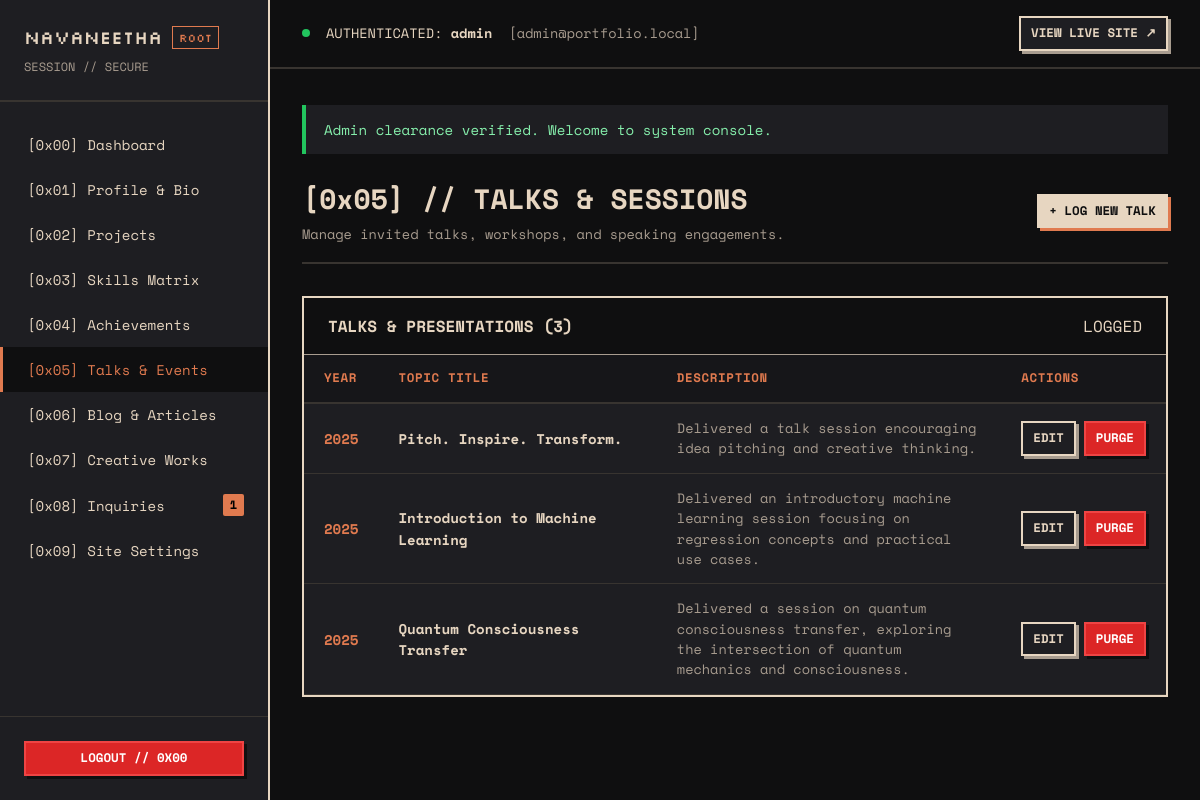
The app's page /admin/talks.php (signed in) with its own data.
### tables this page shows
CREATE TABLE IF NOT EXISTS `talks` (
    `id` INT UNSIGNED AUTO_INCREMENT PRIMARY KEY,
    `title` VARCHAR(255) NOT NULL,
    `description` TEXT NOT NULL,
    `year` VARCHAR(50) NOT NULL,
    `video_thumbnail` VARCHAR(255) NULL,
    `video_url` VARCHAR(255) NULL,
    `display_order` INT DEFAULT 0,
    `created_at` TIMESTAMP DEFAULT CURRENT_TIMESTAMP,
    INDEX `idx_talks_order` (`display_order`)
);

### includes/db_queries.php (called while the page is built, shortened)
<?php
function get_talks_list(): array {
    try {
        $db = get_db();
        return $db->query("SELECT * FROM talks ORDER BY display_order ASC, id DESC")->fetchAll();
    } catch (PDOException $e) {
        return [];
    }
}

### includes/functions.php (called while the page is built, shortened)
<?php
function e(?string $value): string {
    return htmlspecialchars($value ?? '', ENT_QUOTES | ENT_SUBSTITUTE, 'UTF-8');
}
function csrf_token(): string {
    return $_SESSION['csrf_token'];
}

### admin/talks.php (the view, shortened to what this page needs)
<?php
require_once __DIR__ . '/includes/admin_header.php';
$action = $_GET['action'] ?? 'list';
$talkId = isset($_GET['id']) ? (int) $_GET['id'] : 0;
$talk = null;
$allTalks = get_talks_list();
?>
<div class="page-header">
    <div>
        <h1 class="page-title">[0x05] // TALKS &amp; SESSIONS</h1>
        <p style="font-family: var(--font-mono); font-size: 0.85rem; color: var(--clr-stone); margin-top: 4px;">
            Manage invited talks, workshops, and speaking engagements.
        </p>
    </div>
    <div>
        <?php if ($action === 'list'): ?>
            <a href="/admin/talks.php?action=create" class="btn btn-primary btn-sm">+ LOG NEW TALK</a>
        <?php else: ?>
            <a href="/admin/talks.php" class="btn btn-secondary btn-sm">&larr; BACK TO LIST</a>
        <?php endif; ?>
    </div>
</div>
<?php if ($action === 'create' || $action === 'edit'): ?>
    <div class="form-card cut-corner">
        <h2 style="font-size: 1.3rem; margin-bottom: 24px; color: var(--clr-sand);">
            <?= $action === 'create' ? '+ LOG NEW SPEAKING SESSION' : 'EDIT SESSION: ' . e($talk['title']) ?>
        </h2>
        <form method="POST" action="/admin/talks.php?action=<?= $action ?><?= $talkId ? '&id=' . $talkId : '' ?>">
            <?= csrf_field() ?>
            <div class="form-grid">
                <div class="form-group form-full">
                    <label class="form-label" for="title">&gt; SESSION TITLE *</label>
                    <input type="text" id="title" name="title" class="form-control" value="<?= e($talk['title'] ?? '') ?>" required>
                </div>
                <div class="form-group">
                    <label class="form-label" for="year">&gt; YEAR *</label>
                    <input type="text" id="year" name="year" class="form-control" value="<?= e($talk['year'] ?? date('Y')) ?>" required>
                </div>
                <div class="form-group">
                    <label class="form-label" for="display_order">&gt; DISPLAY ORDER</label>
                    <input type="number" id="display_order" name="display_order" class="form-control" value="<?= (int) ($talk['display_order'] ?? 0) ?>">
                </div>
                <div class="form-group">
                    <label class="form-label" for="video_thumbnail">&gt; THUMBNAIL IMAGE URL</label>
                    <input type="text" id="video_thumbnail" name="video_thumbnail" class="form-control" placeholder="/talks/session.jpg" value="<?= e($talk['video_thumbnail'] ?? '') ?>">
                </div>
                <div class="form-group">
                    <label class="form-label" for="video_url">&gt; VIDEO RECORDING LINK</label>
                    <input type="url" id="video_url" name="video_url" class="form-control" placeholder="https://youtube.com/..." value="<?= e($talk['video_url'] ?? '') ?>">
                </div>
                <div class="form-group form-full">
                    <label class="form-label" for="description">&gt; SUMMARY OF TALK *</label>
                    <textarea id="description" name="description" class="form-control" rows="3" required><?= e($talk['description'] ?? '') ?></textarea>
                </div>
            </div>
            <div style="margin-top: 24px; display: flex; justify-content: flex-end; gap: 12px;">
                <a href="/admin/talks.php" class="btn btn-secondary">CANCEL</a>
                <button type="submit" class="btn btn-primary">SAVE SESSION &rarr;</button>
            </div>
        </form>
    </div>
<?php else: ?>
    <div class="table-card cut-corner">
        <div class="table-header">
            <span style="font-weight: bold; color: var(--clr-sand);">TALKS &amp; PRESENTATIONS (<?= count($allTalks) ?>)</span>
            <span class="binary-tag">LOGGED</span>
        </div>
        <table class="data-table">
            <thead>
                <tr>
                    <th>YEAR</th>
                    <th>TOPIC TITLE</th>
                    <th>DESCRIPTION</th>
                    <th>ACTIONS</th>
                </tr>
            </thead>
            <tbody>
                <?php foreach ($allTalks as $t): ?>
                    <tr>
                        <td style="font-family: var(--font-mono); color: var(--clr-terracotta); font-weight: bold;">
                            <?= e($t['year']) ?>
                        </td>
                        <td><strong><?= e($t['title']) ?></strong></td>
                        <td style="color: var(--clr-stone); font-size: 0.85rem; max-width: 400px;">
                            <?= e($t['description']) ?>
                        </td>
                        <td>
                            <div style="display: flex; gap: 8px;">
                                <a href="/admin/talks.php?action=edit&id=<?= (int)$t['id'] ?>" class="btn btn-secondary btn-sm">
                                    EDIT
                                </a>
                                <a href="/admin/talks.php?action=delete&id=<?= (int)$t['id'] ?>&csrf=<?= e(csrf_token()) ?>"
                                   class="btn btn-danger btn-sm"
                                   data-confirm="Delete talk '<?= e($t['title']) ?>'?">
                                    PURGE
                                </a>
                            </div>
                        </td>
                    </tr>
                <?php endforeach; ?>
            </tbody>
        </table>
    </div>
<?php endif; ?>
<?php require_once __DIR__ . '/includes/admin_footer.php'; ?>

### assets/css/admin.css (style rules this page uses)
:root { --clr-coal: #0F0F10; --clr-graphite: #1E1E22; --clr-sand: #E7D6C1; --clr-violet: #6E5A73; --clr-terracotta: #E07A4F; --clr-stone: #A89C8F; --clr-stone-dark: #383430; --font-mono: 'Space Mono', 'Courier New', monospace; --font-sans: 'Space Grotesk', -apple-system, BlinkMacSystemFont, sans-serif; --font-pixel: 'Silkscreen', 'Space Mono', monospace; --shadow-main: 5px 5px 0 var(--clr-terracotta); --shadow-soft: 4px 4px 0 var(--clr-coal); }
*, *::before, *::after { box-sizing: border-box; margin: 0; padding: 0; }
body { background-color: var(--clr-coal); color: var(--clr-sand); font-family: var(--font-sans); line-height: 1.5; min-height: 100vh; }
a { color: var(--clr-sand); text-decoration: none; }
h1, h2, h3, h4 { font-family: var(--font-mono); color: var(--clr-sand); }
.page-header { display: flex; align-items: center; justify-content: space-between; margin-bottom: 32px; border-bottom: 2px solid var(--clr-stone-dark); padding-bottom: 18px; flex-wrap: wrap; gap: 16px; }
.page-title { font-size: 1.75rem; }
.table-card { background: var(--clr-graphite); border: 2px solid var(--clr-sand); box-shadow: 6px 6px 0 var(--clr-coal); margin-bottom: 36px; overflow: hidden; }
.table-header { background: var(--clr-coal); padding: 16px 24px; border-bottom: 1px solid var(--clr-stone); display: flex; justify-content: space-between; align-items: center; font-family: var(--font-mono); }
.data-table { width: 100%; border-collapse: collapse; font-family: var(--font-mono); font-size: 0.88rem; }
.data-table th { text-align: left; padding: 14px 20px; background: rgba(15, 15, 16, 0.5); border-bottom: 2px solid var(--clr-stone-dark); color: var(--clr-terracotta); text-transform: uppercase; letter-spacing: 0.05em; font-size: 0.78rem; }
.data-table td { padding: 14px 20px; border-bottom: 1px solid var(--clr-stone-dark); color: var(--clr-sand); vertical-align: middle; }
.btn { display: inline-flex; align-items: center; gap: 8px; font-family: var(--font-mono); font-size: 0.85rem; font-weight: 700; text-transform: uppercase; padding: 10px 18px; cursor: pointer; border: 2px solid var(--clr-sand); transition: all 0.2s ease; user-select: none; }
.btn-primary { background: var(--clr-sand); color: var(--clr-coal); box-shadow: 3px 3px 0 var(--clr-terracotta); }
.btn-secondary { background: var(--clr-graphite); color: var(--clr-sand); box-shadow: 3px 3px 0 var(--clr-stone); }
.btn-danger { background: #DC2626; color: #fff; border-color: #EF4444; box-shadow: 3px 3px 0 var(--clr-coal); }
.btn-sm { padding: 6px 10px; font-size: 0.78rem; }

### records on screen
talks: year "2025", title "Pitch. Inspire. Transform.", description "Delivered a talk session encouraging idea pitching and creative thinking."
talks: year "2025", title "Introduction to Machine Learning", description "Delivered an introductory machine learning session focusing on regression concepts and practical use cases."
talks: year "2025", title "Quantum Consciousness Transfer", description "Delivered a session on quantum consciousness transfer, exploring the intersection of quantum mechanics and consciousness."

### other values on screen
$unreadCount "1"
$adminUser['username'] "admin"
$adminUser['email'] "admin@portfolio.local"
$flash['message'] "Admin clearance verified. Welcome to system console."
count($allTalks) "3"
